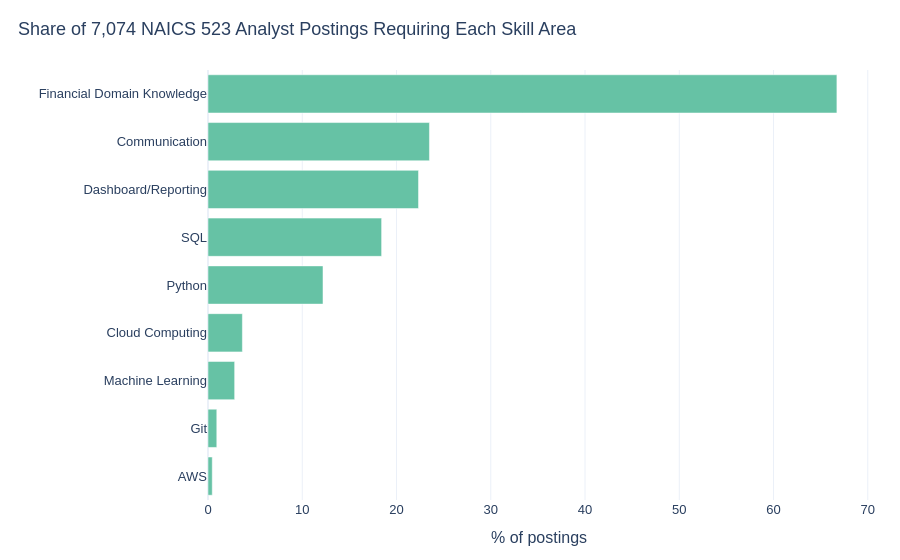

Notebook code for this chart:
### Code cell
fig = px.bar(
    demand.reset_index(names="Skill area").sort_values("Share"),
    x="Share", y="Skill area", orientation="h",
    title=f"Share of {n_postings:,} NAICS 523 Analyst Postings Requiring Each Skill Area",
    labels=dict(Share="% of postings", **{"Skill area": ""}),
    hover_data={"Postings": ":,"},
)
save_fig(fig, "sga_market_demand")
fig.show()

### Figure 1 — Plotly figure (JSON) as saved in the notebook; plotly's stock layout.template omitted (floating-point values rounded to 4 significant figures)
{"data": [{"customdata": [[32], [66], [200], [258], [863], [1303], [1580], [1662], [4720]], "hovertemplate": "% of postings=%{x}<br>=%{y}<br>Postings=%{customdata[0]:,}<extra></extra>", "legendgroup": "", "marker": {"color": "rgb(102,194,165)", "pattern": {"shape": ""}}, "name": "", "orientation": "h", "showlegend": false, "textposition": "auto", "type": "bar", "x": [0.4524, 0.933, 2.827, 3.647, 12.2, 18.42, 22.34, 23.49, 66.72], "xaxis": "x", "y": ["AWS", "Git", "Machine Learning", "Cloud Computing", "Python", "SQL", "Dashboard/Reporting", "Communication", "Financial Domain Knowledge"], "yaxis": "y"}], "layout": {"barmode": "relative", "legend": {"tracegroupgap": 0}, "title": {"text": "Share of 7,074 NAICS 523 Analyst Postings Requiring Each Skill Area"}, "xaxis": {"anchor": "y", "domain": [0, 1], "title": {"text": "% of postings"}}, "yaxis": {"anchor": "x", "domain": [0, 1], "title": {"text": ""}}}}
